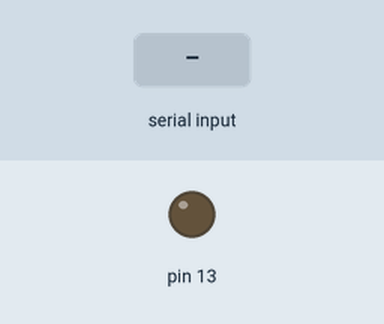
This sketch was run on a simulated Arduino Uno, built with avr-gcc and run on an emulated ATmega328P. On the bench: output pins drawn as LEDs (lit = HIGH). The test bench sets the inputs (shaded band).

Above: at 1.2 s.
1.3 s: "G" received over Serial
At 2.5 s:
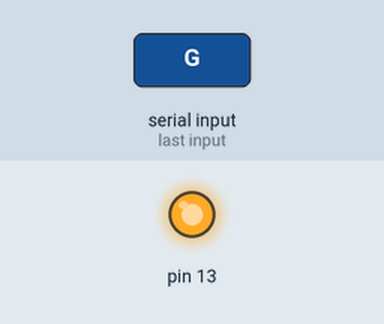
2.8 s: "1" received over Serial
At 3.7 s:
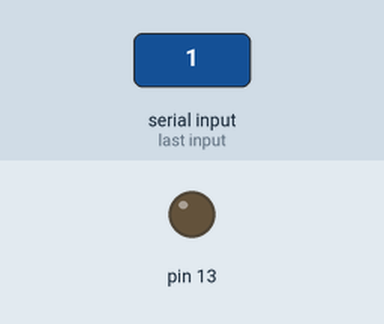
Timing chart, 0 to 5.8 s (numbered marks = the images above; inputs shaded):
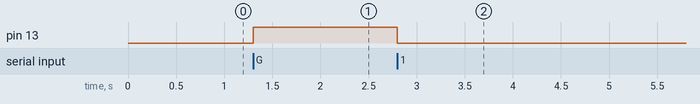

Measured:
- after the input at 1.3 s, pin 13: LOW → HIGH at once
- after the input at 2.8 s, pin 13: HIGH → LOW at once

The sketch:

day_bluetooth.ino
```cpp
void setup() {
  Serial.begin(9600);
  pinMode(13, OUTPUT);
}

void loop()
{
  char data;
  if (Serial.available())
  {
    data = Serial.read();
    if (data == 'G') digitalWrite(13, 1);
    if (data == 49) digitalWrite(13, 0);
  }

}
```
